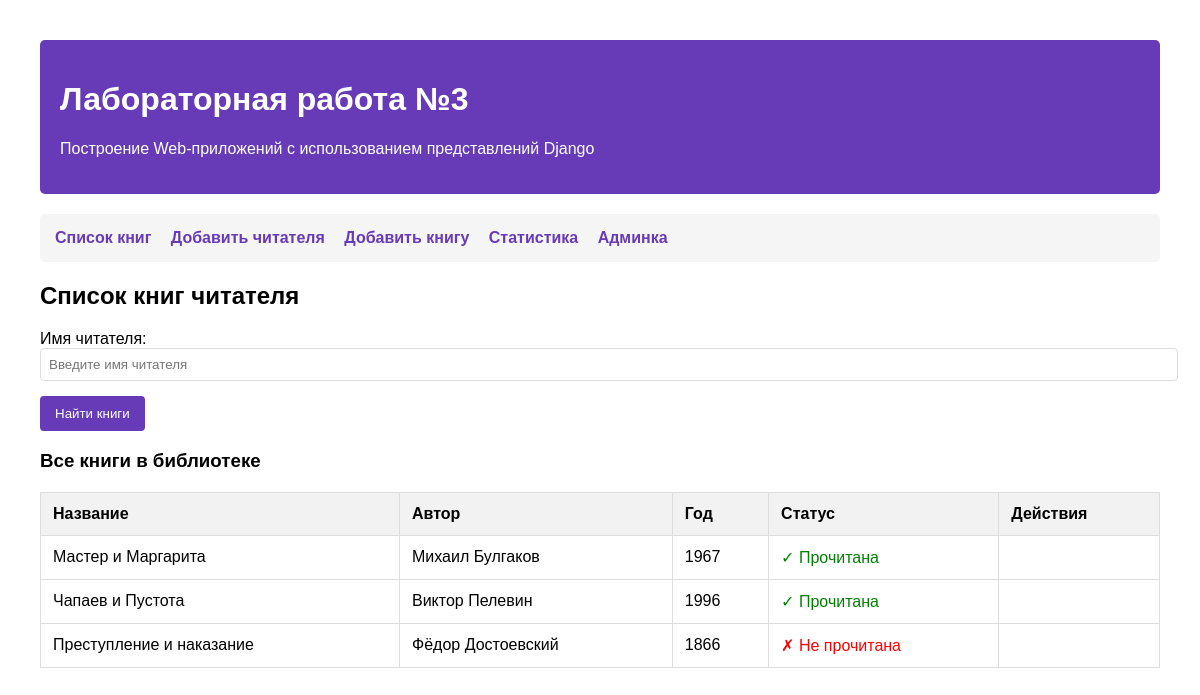
Page /lab3/ on the committed database.
### lab3/models.py (models this page shows, shortened)
class Book(models.Model):
    title = models.CharField(max_length=200, verbose_name="Название книги")
    author = models.ForeignKey(Author, on_delete=models.CASCADE, verbose_name="Автор")
    publication_year = models.IntegerField(verbose_name="Год публикации")
    is_read = models.BooleanField(default=False, verbose_name="Прочитана")
    class Meta:
        verbose_name = "Книга"
        verbose_name_plural = "Книги"

class Author(models.Model):
    name = models.CharField(max_length=100, verbose_name="Имя автора")
    class Meta:
        verbose_name = "Автор"
        verbose_name_plural = "Авторы"

### lab3/views.py (the view)
# urls.py: path('', views.books_list, name='books_list'),
def books_list(request):
    reader_name = request.GET.get('reader_name', '')
    books = Book.objects.all()
    readers = Reader.objects.all()
    reader_books = []
    if reader_name:
        try:
            reader = Reader.objects.get(name=reader_name)
            reader_books = reader.books.all()
        except Reader.DoesNotExist:
            reader_books = []
    context = {
        'reader_name': reader_name,
        'books': books,
        'readers': readers,
        'reader_books': reader_books,
    }
    return render(request, 'lab3/books_list.html', context)

### templates/lab3/books_list.html (shortened to what this page needs)
{% extends "lab3/base.html" %}
{% block content %}
<h2>Список книг читателя</h2>
<form method="get" action="{% url 'books_list' %}">
    <div class="form-group">
        <label for="reader_name">Имя читателя:</label>
        <input type="text" id="reader_name" name="reader_name" class="form-control"
               value="{{ reader_name }}" placeholder="Введите имя читателя">
    </div>
    <button type="submit" class="btn">Найти книги</button>
</form>
<h3>Все книги в библиотеке</h3>
{% if books %}
    <table>
        <thead>
            <tr>
                <th>Название</th>
                <th>Автор</th>
                <th>Год</th>
                <th>Статус</th>
                <th>Действия</th>
            </tr>
        </thead>
        <tbody>
            {% for book in books %}
            <tr>
                <td>{{ book.title }}</td>
                <td>{{ book.author.name }}</td>
                <td>{{ book.publication_year }}</td>
                <td class="{% if book.is_read %}success{% else %}error{% endif %}">
                    {% if book.is_read %}✓ Прочитана{% else %}✗ Не прочитана{% endif %}
                </td>
                <td>
                </td>
            </tr>
            {% endfor %}
        </tbody>
    </table>
{% else %}
    <p>В библиотеке пока нет книг.</p>
{% endif %}
{% endblock %}

### templates/lab3/base.html (style rules this page uses)
body { font-family: Arial, sans-serif; margin: 40px; }
table { border-collapse: collapse; width: 100%; margin: 20px 0; }
th, td { border: 1px solid #ddd; padding: 12px; text-align: left; }
th { background-color: #f2f2f2; }
.form-group { margin: 15px 0; }
.form-control { width: 100%; padding: 8px; border: 1px solid #ddd; border-radius: 4px; }
.btn { background: #673AB7; color: white; padding: 10px 15px; border: none; border-radius: 4px; cursor: pointer; }
.success { color: green; }
.error { color: red; }

### rows in the picture
Book: title "Мастер и Маргарита", author.name "Михаил Булгаков", publication_year "1967", is_read "✓ Прочитана"
Book: title "Чапаев и Пустота", author.name "Виктор Пелевин", publication_year "1996", is_read "✓ Прочитана"
Book: title "Преступление и наказание", author.name "Фёдор Достоевский", publication_year "1866", is_read "✗ Не прочитана"
